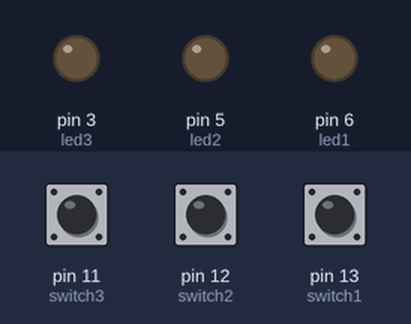
The sketch below on a simulated Arduino Uno, built with avr-gcc and run on an emulated ATmega328P. On the bench: output pins drawn as LEDs (lit = HIGH). Inputs (shaded band) come from the test bench; at power-on: pin 11 (switch3) LOW, pin 12 (switch2) LOW, pin 13 (switch1) LOW.

Above: at 1.2 s.
1.3 s: pin 11 (switch3) pulled HIGH for 0.15 s
At 2.2 s:
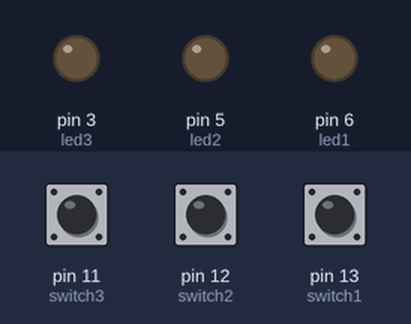
2.9 s: pin 11 (switch3) pulled HIGH for 3.2 s
At 3.9 s:
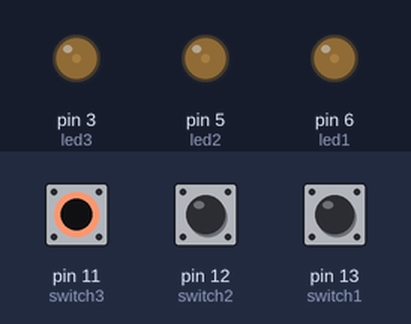
7.6 s: pin 12 (switch2) pulled HIGH for 3.2 s
At 8.7 s:
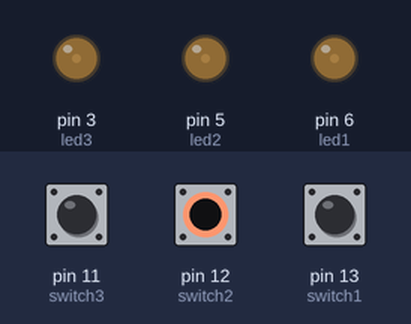
12.3 s: pin 11 (switch3) driven HIGH and pin 12 (switch2) driven HIGH
At 13.5 s:
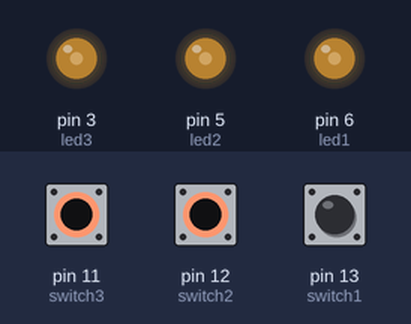
13.8 s: pin 13 (switch1) pulled HIGH for 0.15 s
At 13.87 s:
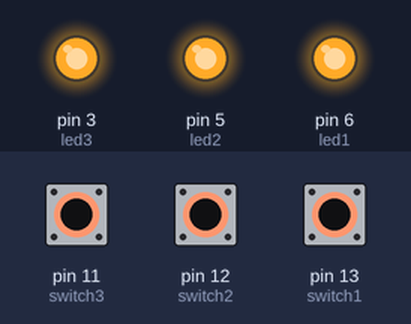
Timing chart, 0 to 16.4 s (numbered marks = the images above; inputs shaded):
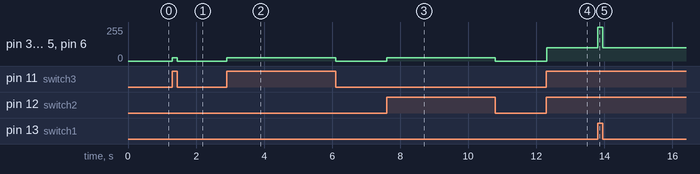

Measured:
- after the input at 1.3 s, pin 3 (led3), pin 5 (led2), pin 6 (led1): 0/255 → 25/255 at once, → 0/255 0.15 s later
- after the input at 2.9 s, pin 3 (led3), pin 5 (led2), pin 6 (led1): 0/255 → 25/255 at once, → 0/255 3.2 s later
- after the input at 7.6 s, pin 3 (led3), pin 5 (led2), pin 6 (led1): 0/255 → 25/255 at once, → 0/255 3.2 s later
- after the input at 12.3 s, pin 3 (led3), pin 5 (led2), pin 6 (led1): 0/255 → 100/255 at once
- after the input at 13.8 s, pin 3 (led3), pin 5 (led2), pin 6 (led1): 100/255 → 255/255 at once, → 100/255 0.15 s later

The sketch:

day_5.ino
```cpp
const int led1 = 6;
const int led2 = 5;
const int led3 = 3;

const int switch1 = 13;
const int switch2 = 12;
const int switch3 = 11;

byte brightness = 0;
int switchCount = 0;

void setup() {
  // put your setup code here, to run once:
  pinMode(led1, OUTPUT);
  pinMode(led2, OUTPUT);
  pinMode(led3, OUTPUT);

  pinMode(switch1, INPUT);
  pinMode(switch2, INPUT);
  pinMode(switch3, INPUT);

  Serial.begin(9600);
}

void loop() {
  // put your main code here, to run repeatedly:

  const int s1 = digitalRead(switch1);
  const int s2 = digitalRead(switch2);
  const int s3 = digitalRead(switch3);

  switchCount = 0;
  if(s1 == HIGH) {
    switchCount++;
  }
  if(s2 == HIGH) {
    switchCount++;
  }
  if(s3 == HIGH) {
    switchCount++;
  }

  //All lights on, dimmed depending on how many switches are on
  if(switchCount == 0) {
    brightness = 0;
    analogWrite(led1, brightness);
    analogWrite(led2, brightness);
    analogWrite(led3, brightness);
  }
  if(switchCount == 1) {
    brightness = 25;
    analogWrite(led1, brightness );
    analogWrite(led2, brightness);
    analogWrite(led3, brightness);
  }
  if(switchCount == 2) {
    brightness = 100;
    analogWrite(led1, brightness);
    analogWrite(led2, brightness);
    analogWrite(led3, brightness);
  }
  if(switchCount == 3) {
    brightness = 255;
    analogWrite(led1, brightness);
    analogWrite(led2, brightness);
    analogWrite(led3, brightness);
  }

  //One light on per switch, brightness increased with more switches on

  // if(switchCount == 0) {
  //   brightness = 0;
  //   analogWrite(led1, brightness);
  //   analogWrite(led2, brightness);
  //   analogWrite(led3, brightness);
  // }
  // if(switchCount == 1) {
  //   brightness = 25;
  //   analogWrite(led1, brightness );
  //   analogWrite(led2, LOW);
  //   analogWrite(led3, LOW);
  // }
  // if(switchCount == 2) {
  //   brightness = 100;
  //   analogWrite(led1, brightness);
  //   analogWrite(led2, brightness);
  //   analogWrite(led3, LOW);
  // }
  // if(switchCount == 3) {
  //   brightness = 255;
  //   analogWrite(led1, brightness);
  //   analogWrite(led2, brightness);
  //   analogWrite(led3, brightness);
  // }
}
```
